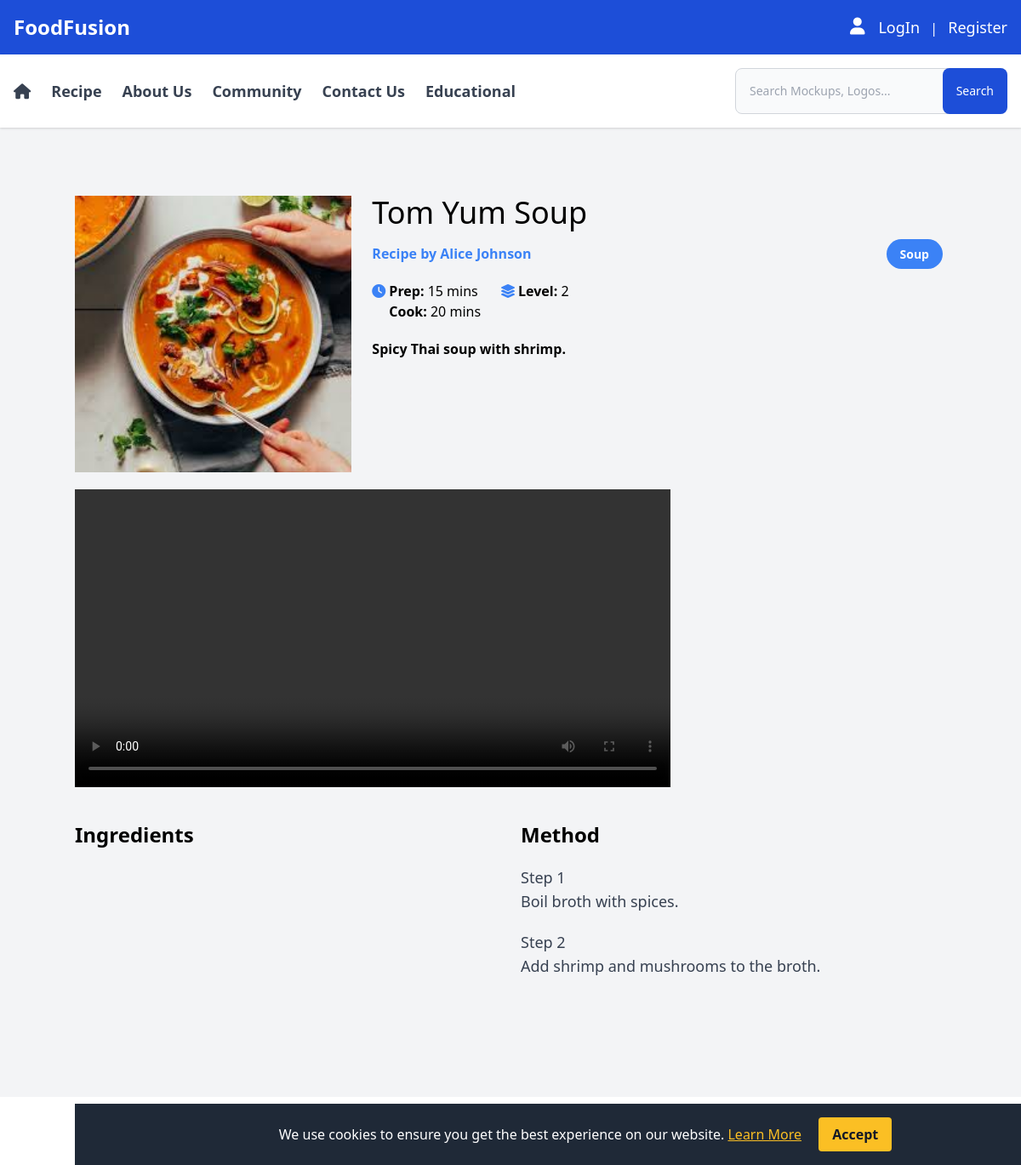
The app's page /recipes-details.php?id=10 with its own data.
### tables this page shows
CREATE TABLE `recipes` (
  id INT(11) PRIMARY KEY AUTO_INCREMENT,
  user_id INT(11),
  image VARCHAR(500),
  recipe_name VARCHAR(500),
  description VARCHAR(500),
  preparation_time INT(11),
  cooking_time INT(11),
  instructions TEXT,
  tip VARCHAR(500),
  level INT(11) comment '1.easy 2.medium 3.hard',
  view_count BIGINT UNSIGNED DEFAULT 0,
  created_at TIMESTAMP DEFAULT CURRENT_TIMESTAMP,
  updated_at TIMESTAMP DEFAULT CURRENT_TIMESTAMP ON UPDATE CURRENT_TIMESTAMP,
  deleted_at TIMESTAMP NULL,
  FOREIGN KEY (user_id) REFERENCES user(id)
);

CREATE TABLE `user` (
  id INT(11) PRIMARY KEY AUTO_INCREMENT,
  first_name VARCHAR(500),
  last_name VARCHAR(500),
  password VARCHAR(500),
  email VARCHAR(500),
  phone VARCHAR(500),
  failed_attempts INT DEFAULT 0,
  lockout_until TIMESTAMP NULL DEFAULT NULL,
  created_at TIMESTAMP DEFAULT CURRENT_TIMESTAMP,
  updated_at TIMESTAMP DEFAULT CURRENT_TIMESTAMP ON UPDATE CURRENT_TIMESTAMP,
  deleted_at TIMESTAMP NULL
);

### recipes-details.php (the view, shortened to what this page needs)
<?php
include 'db.php';
$recipeId = isset($_GET['id']) ? intval($_GET['id']) : 0;
$recipeDetailsQuery = <<<QUERY
        SELECT
            r.id AS recipe_id,
            r.recipe_name,
            r.description,
            r.preparation_time,
            r.cooking_time,
            r.instructions,
            r.tip,
            r.level,
            r.image,
            u.first_name,
            u.last_name,
            CONCAT('[',
                GROUP_CONCAT(DISTINCT
                CONCAT('{\"id\":', c.id, ',\"name\":\"', c.name, '\"}')
            ), ']') AS categories,
            CONCAT('[', GROUP_CONCAT(
                DISTINCT CONCAT('{\"id\":', i.id, ',\"name\":\"', REPLACE(i.name, '\"', '\"'), '\",\"unit\":\"', i.unit, '\"}')
                ORDER BY i.id
            ), ']') AS ingredients,
            CONCAT('[', GROUP_CONCAT(
                DISTINCT CONCAT('{\"id\":', rs.id, ',\"step_name\":\"', REPLACE(rs.step_name, '\"', '\"'), '\",\"step_desc\":\"', REPLACE(rs.step_desc, '\"', '\"'), '\",\"sorting\":', rs.sorting, '}')
                ORDER BY rs.sorting
            ), ']') AS steps
        FROM
            recipes r
        LEFT JOIN recipes_category rc ON rc.recipe_id = r.id
        LEFT JOIN category c ON c.id = rc.category_id
        LEFT JOIN recipe_ingredients ri ON ri.recipe_id = r.id
        LEFT JOIN ingredients i ON i.id = ri.ingredients_id
        LEFT JOIN recipe_steps rs ON rs.recipe_id = r.id
        LEFT JOIN user u on u.id = r.user_id
        WHERE
            r.id = $recipeId
        GROUP BY
            r.id;
QUERY;
$recipeResult = $conn->query($recipeDetailsQuery);
if ($recipeResult && $recipeResult->num_rows > 0) {
    $recipe = $recipeResult->fetch_assoc();
    $categories = json_decode($recipe['categories'], true);
    $steps = json_decode(trim($recipe['steps'], ','), true) ?? [];
} else {
    echo "Recipe not found.";
    exit;
}
?>
<div class="max-w-7xl mx-auto my-10 py-10">
    <div class="grid grid-cols-3 gap-6">
        <div class="max-w-4xl">
            <img class="float-right w-full" src="<?= $recipe['image']; ?>" alt="<?= htmlspecialchars($recipe['recipe_name']); ?>">
        </div>
        <div class="col-span-2">
            <h1 class="text-4xl"><?= htmlspecialchars($recipe['recipe_name']); ?></h1>
            <div class="my-4 flex justify-between">
                <span class="font-bold text-blue-500">Recipe by <?= $recipe['first_name'] .' '. $recipe['last_name']; ?></span>
                <div>
                    <?php foreach ($categories as $category): ?>
                        <a href="#" class="py-2 px-4 no-underline rounded-full bg-blue-500 text-white font-semibold text-sm mr-1"><?= htmlspecialchars($category['name']); ?></a>
                    <?php endforeach; ?>
                </div>
            </div>
            <div class="flex items-baseline gap-6 my-5">
                <div class="flex items-baseline gap-1">
                    <i class="fa-solid fa-clock text-blue-500"></i>
                    <div>
                        <p class="font-bold">Prep: <span class="font-normal"><?= htmlspecialchars($recipe['preparation_time']); ?> mins</span></p>
                        <p class="font-bold">Cook: <span class="font-normal"><?= htmlspecialchars($recipe['cooking_time']); ?> mins</span></p>
                    </div>
                </div>
                <div class="flex items-center gap-1">
                    <i class="fa-solid fa-layer-group text-blue-500"></i>
                    <p class="font-bold">Level: <span class="font-normal"><?= htmlspecialchars($recipe['level']); ?></span></p>
                </div>
            </div>
            <div>
                <p class="font-semibold"><?= htmlspecialchars($recipe['description']); ?></p>
            </div>
        </div>
    </div>
    <div class="max-w-4xl my-5">
        <video width="700" height="200" controls>
            <source src="/assets/video/example_video.mp4" type="video/mp4">
        </video>
    </div>
    <div class="grid grid-cols-2 my-10 gap-6">
        <div>
            <h1 class="text-2xl font-bold">Ingredients</h1>
        </div>
        <div>
            <h1 class="text-2xl font-bold">Method</h1>
            <div class="my-5">
                <?php foreach ($steps as $step): ?>
                    <div class="my-5 text-lg font-medium text-gray-700">
                        <h1>Step <?= htmlspecialchars($step['sorting']); ?></h1>
                        <p><?= htmlspecialchars($step['step_desc']); ?></p>
                    </div>
                <?php endforeach; ?>
            </div>
        </div>
    </div>
</div>
<div id="cookieConsent" class="fixed bottom-0 w-full bg-gray-800 text-white text-center p-4 z-50">
    <p class="inline-block mr-4">
        We use cookies to ensure you get the best experience on our website.
        <a href="privacy-policy.html" class="text-yellow-400 underline">Learn More</a>
    </p>
    <button id="acceptCookies" class="bg-yellow-400 text-gray-900 font-bold py-2 px-4 rounded">
        Accept
    </button>
</div>
<?php
include 'layout.php';
?>

### records on screen
recipes: image (picture), recipe_name "Tom Yum Soup", user.first_name "Alice", user.last_name "Johnson", preparation_time "15", cooking_time "20", level "2", description "Spicy Thai soup with shrimp."

### other values on screen
$category['name'] "Soup"
$step['sorting'] "1"
$step['step_desc'] "Boil broth with spices."
$step['sorting'] "2"
$step['step_desc'] "Add shrimp and mushrooms to the broth."
